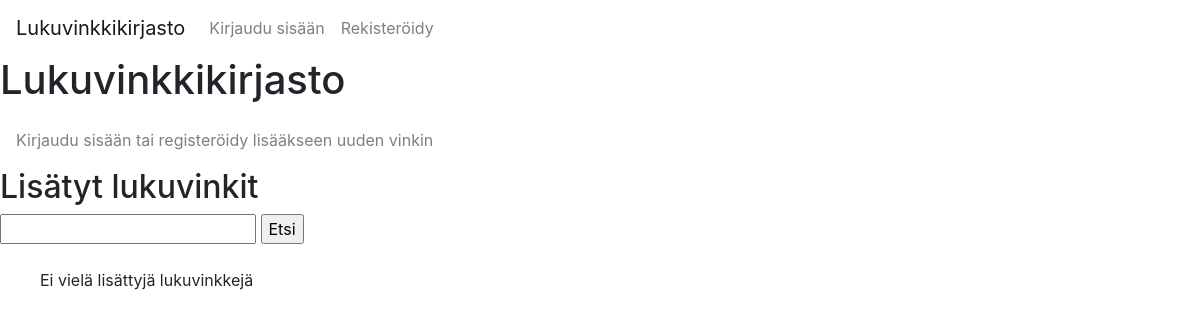
Before: / with the older database file.
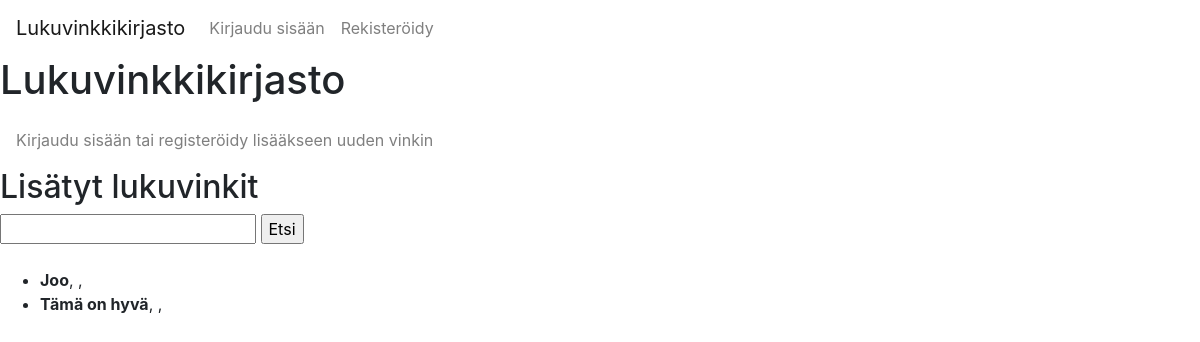
After: the same page with the newer database file.
### tables this page shows
CREATE TABLE tip (
            id INTEGER NOT NULL PRIMARY KEY,
            title TEXT NOT NULL,
            author TEXT,
            url TEXT, 
            description TEXT,
            user_id INTEGER NOT NULL REFERENCES user,
            visible BOOLEAN NOT NULL
        );

### src/routes.py (the view)
@app.route("/", methods=["GET"])
def render_index():
    tips = tip_service.get_visible_tips()
    return render_template("index.html", tips=tips)

### src/repositories/tip_repository.py (called while the page is built)
def get_tip_by_row(row):
    return Tip(row['id'], row['title'], row["author"], row['url'], \
        row['description'], row['user_id'], row['visible']) if row else None

    def get_tips(self):
        cursor = self.connection.cursor()
        sql = """SELECT id, title, author, url, description, user_id, visible FROM Tip"""
        cursor.execute(sql)
        rows = cursor.fetchall()
        return list(map(get_tip_by_row, rows))

### src/services/tip_service.py (called while the page is built)
    def get_visible_tips(self):
        tips = self._tip_repository.get_tips()
        visible_tips = [tip for tip in tips if tip.visible==1]
        return visible_tips

### src/templates/index.html (shortened to what this page needs)
{% extends "layout.html" %}
{% block body %}
<h1>Lukuvinkkikirjasto</h1>
<nav class="navbar navbar-expand-lg navbar-light">
    <ul class="navbar-nav">
      {% if session.user_id %}
      <li class="nav-item">
        <a class="nav-link" href="/add_tip">Lisää uusi vinkki</a>
      </li>
      {% else %}
      <li class="nav-item">
        <span class="navbar-text">Kirjaudu sisään tai registeröidy lisääkseen uuden vinkin</span>
      </li>
      {% endif %}
    </ul>
</nav>
<h2>Lisätyt lukuvinkit</h2>
<form action="/search" method="GET">
  <input type="text" name="search" id="search">
  <input type="submit" value="Etsi">
</form>
<br>
{% if tips %}
<form action="/" method="POST">
<ul>
    {% for tip in tips %}
      <li>
        {% if tip.url %}
        <a href="{{ tip.url }}" target=”_blank”>{{ tip.title }}</a>, {{ tip.author }}, {{ tip.description }}
        {% else %}
        <b>{{ tip.title }}</b>, {{ tip.author }}, {{ tip.description }}
        {% endif %}
      </li>
    {% endfor %}
</ul>
</form>
{% else %}
<ul>
    Ei vielä lisättyjä lukuvinkkejä
</ul>
{% endif %}
{% endblock %}

### src/templates/layout.html (shortened to what this page needs)
<!DOCTYPE html>
<html>
  <head>
    <link
      rel="stylesheet"
      href="https://cdn.jsdelivr.net/npm/bootstrap@4.5.3/dist/css/bootstrap.min.css"
>
  </head>
  <body>
    <nav class="navbar navbar-expand-lg navbar-light">
      <a class="navbar-brand" href="/">Lukuvinkkikirjasto</a>
        <ul class="navbar-nav">
          {% if session.user_id %}
          <li class="nav-item">
            <span class="navbar-text">Olet kirjautunut sisään</span>
          </li>
          <li class="nav-item">
            <a class="nav-link" href="/logout">Kirjaudu ulos</a>
          </li>
          {% else %}
          <li class="nav-item">
            <a class="nav-link" href="/login">Kirjaudu sisään</a>
          </li>
          <li class="nav-item">
            <a class="nav-link" href="/register">Rekisteröidy</a>
          </li>
          {% endif %}
        </ul>
    </nav>
    {% block body %}{% endblock %}
  </body>
</html>

Changed rows visible on the page:
added tip: title "Joo"
added tip: title "Tämä on hyvä"
Other visible differences:
text no longer shown: "Ei vielä lisättyjä lukuvinkkejä"
